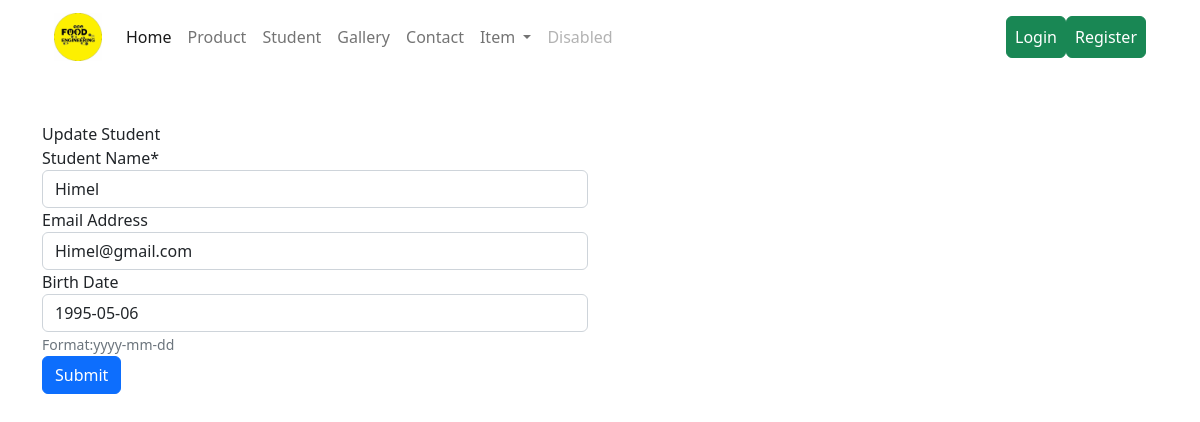
The app's page /studentApp/update_student/2/ with its own data.
### studentApp/models.py (models this page shows, shortened)
class Student(models.Model):
    name = models.CharField("Student Name",max_length=100)
    email = models.EmailField("Email Address",max_length=255, null=True, blank=True)
    dob = models.DateField("Birth Date", default=timezone.now, blank=True,help_text="Format:yyyy-mm-dd")

### studentApp/views.py (the view, shortened to what this page needs)
# urls.py: path('update_student/<int:pk>/', views.StudentUpdateView.as_view(), name='update_student'),
class StudentUpdateView(UpdateView):
    model= Student
    form_class = StudentForm
    template_name = "studentApp/studentForm.html"
    def get_context_data(self,**kwargs):
        context=super().get_context_data(**kwargs)
        context["title"]='Edit Student'
        context["heading"] = 'Update Student'
        return context

### studentApp/forms.py
class StudentForm(forms.ModelForm):
        class Meta:
            model = Student
            fields='__all__'

### templates/studentApp/studentForm.html (shortened to what this page needs)
{% extends 'base.html' %}
{% block content %}
     <div class="mt-5">
       {{ heading }}
     </div>
    <div class="row">
        <div class="col">
            <div>
                <form action="" method="POST" enctype="multipart/form-data">
                    {% load crispy_forms_tags %}
                    {{ form|crispy }}
                    <button type="submit" class="btn btn-primary">Submit</button>
                </form>
            </div>
        </div>
        <div class="col">
        </div>
    </div>
{% endblock content %}

### records on screen
Student: name "Himel", email "Himel@gmail.com", dob "1995-05-06"

### other values on screen
{{ heading }} "Update Student"
